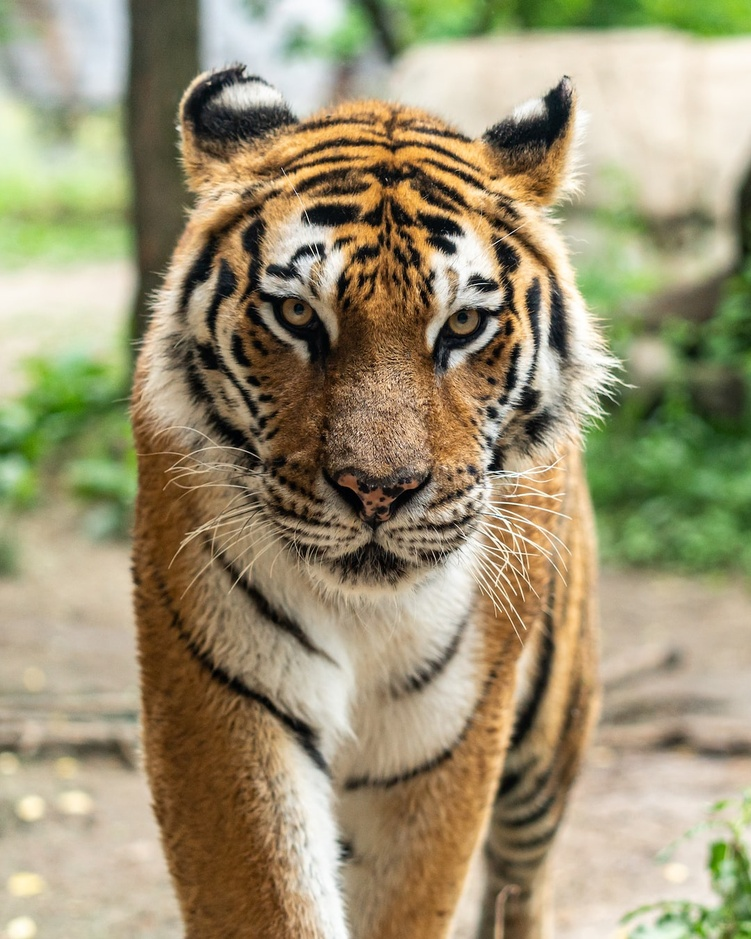
#> input picture Basic Image Processing/photo-1561731216-c3a4d99437d5.jpg, 751 x 939 px, shrunk from 1080 x 1350 before the run
$ python 1A.py
#> lines starting #> are read from the running program, lines starting #| are printed output that depends on the picture
import cv2
import numpy as np
from PIL import Image
img = cv2.imread("photo-1561731216-c3a4d99437d5.jpg",0)
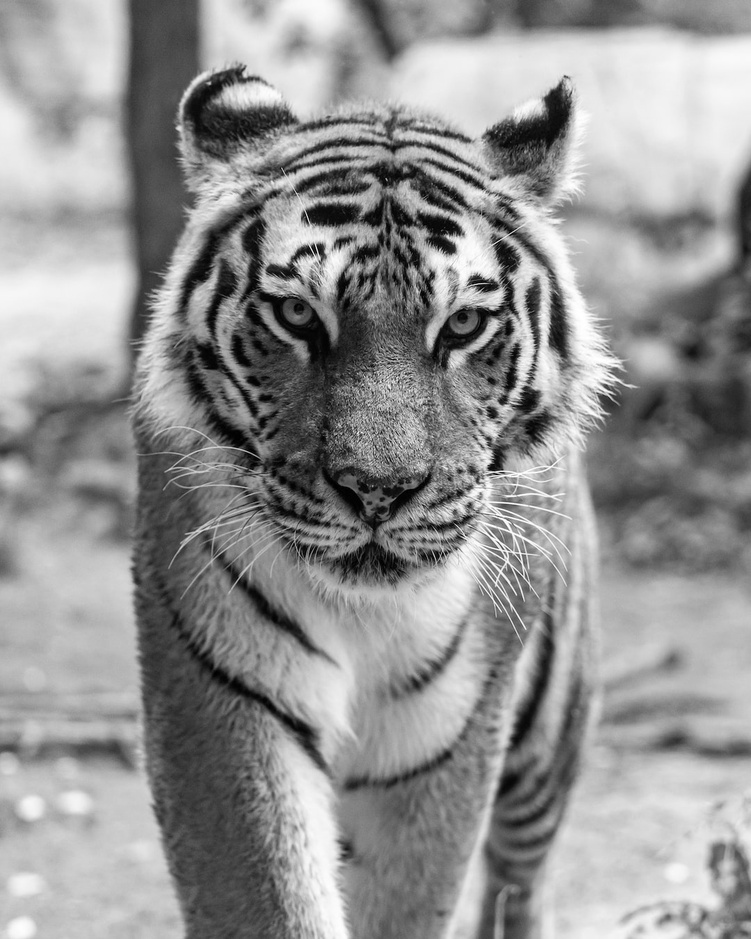
#> img: shape (939, 751); min 0, max 255, mean 146.1
equ = cv2.equalizeHist(img)
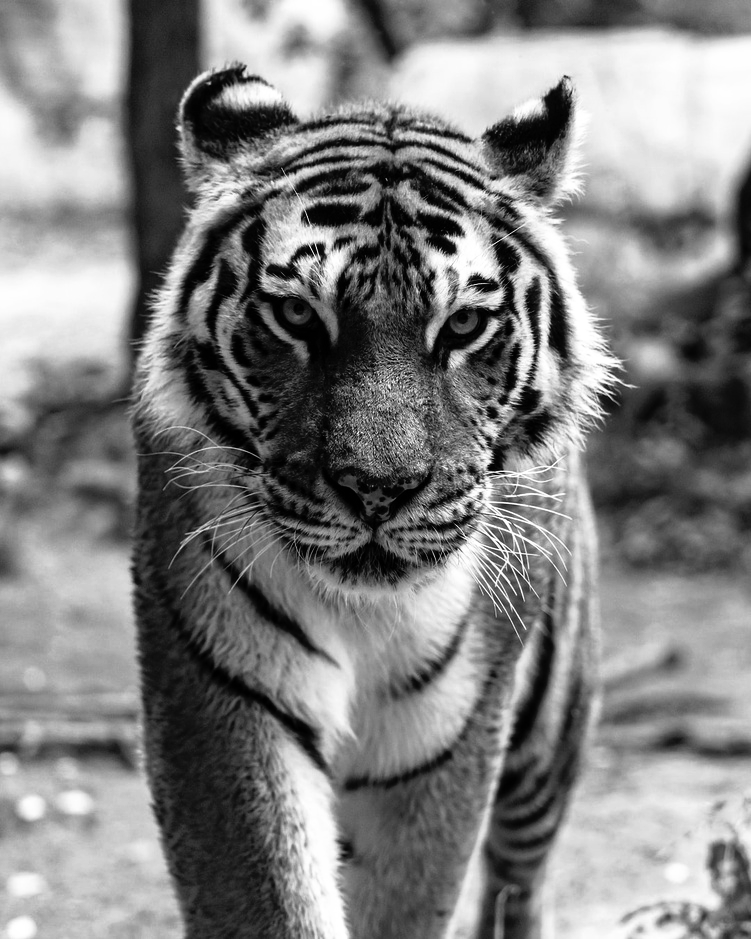
#> equ: shape (939, 751); min 0, max 255, mean 128.1
res = np.hstack((img,equ))
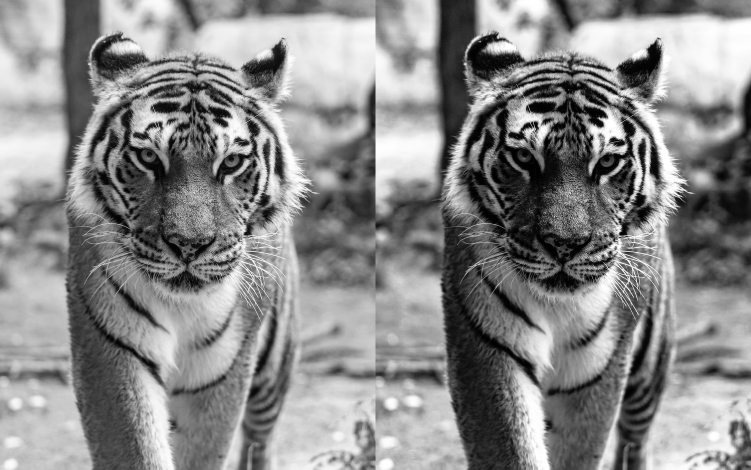
#> res: shape (939, 1502) (shown at 1/2 size); min 0, max 255, mean 137.1
cv2.imshow('Image',res)
cv2.waitKey(0)
cv2.destroyWindow()

$ run again, with Basic Image Processing/image_0_2962.jpeg copied over Basic Image Processing/photo-1561731216-c3a4d99437d5.jpg
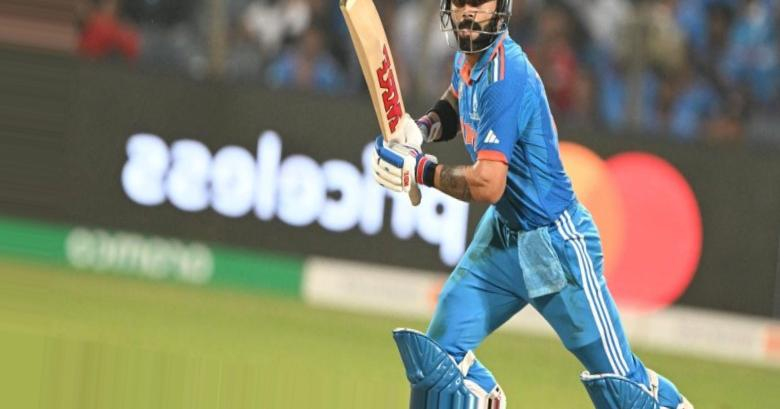
#> input picture Basic Image Processing/image_0_2962.jpeg, 780 x 409 px
#> `equ = cv2.equalizeHist(img)`:
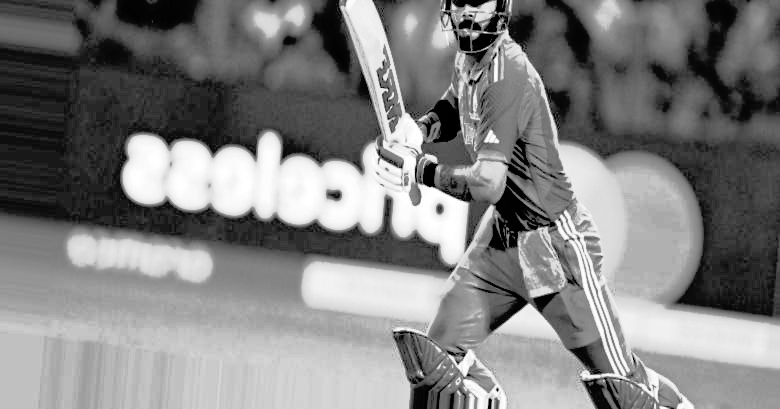
#> equ: shape (409, 780); min 0, max 255, mean 128.8
#> `res = np.hstack((img,equ))`:
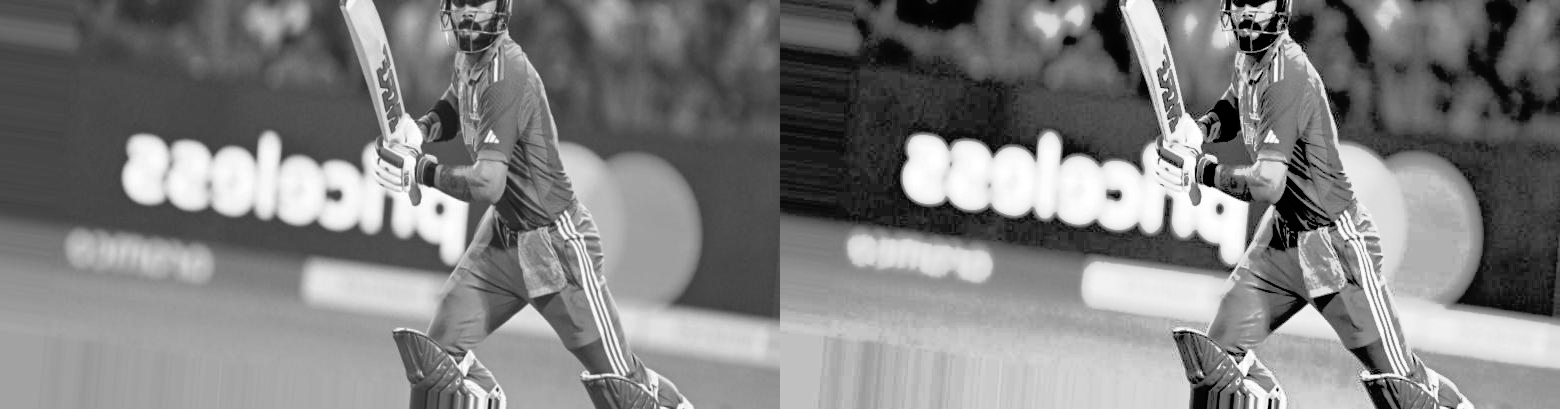
#> res: shape (409, 1560); min 0, max 255, mean 128.3

$ run again, with Basic Image Processing/image_0_6564.jpeg copied over Basic Image Processing/photo-1561731216-c3a4d99437d5.jpg
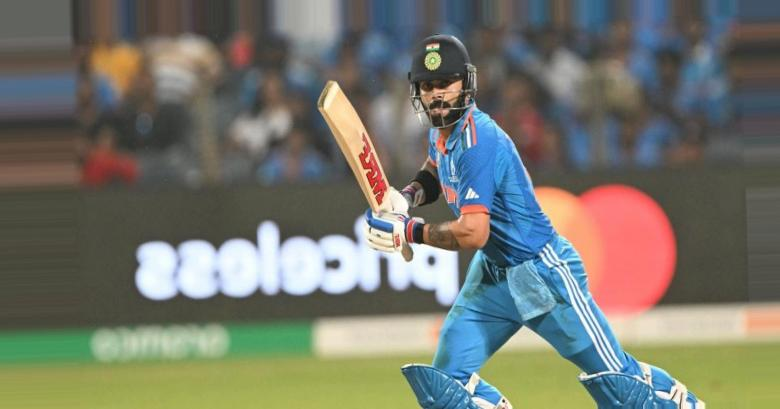
#> input picture Basic Image Processing/image_0_6564.jpeg, 780 x 409 px
#> `equ = cv2.equalizeHist(img)`:
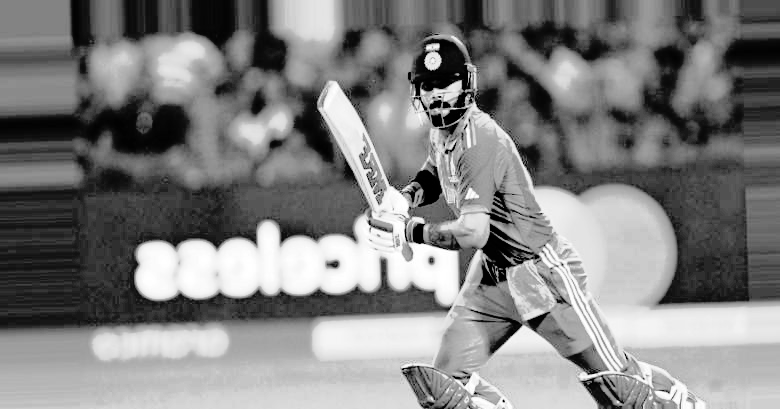
#> equ: shape (409, 780); min 0, max 255, mean 128.9
#> `res = np.hstack((img,equ))`:
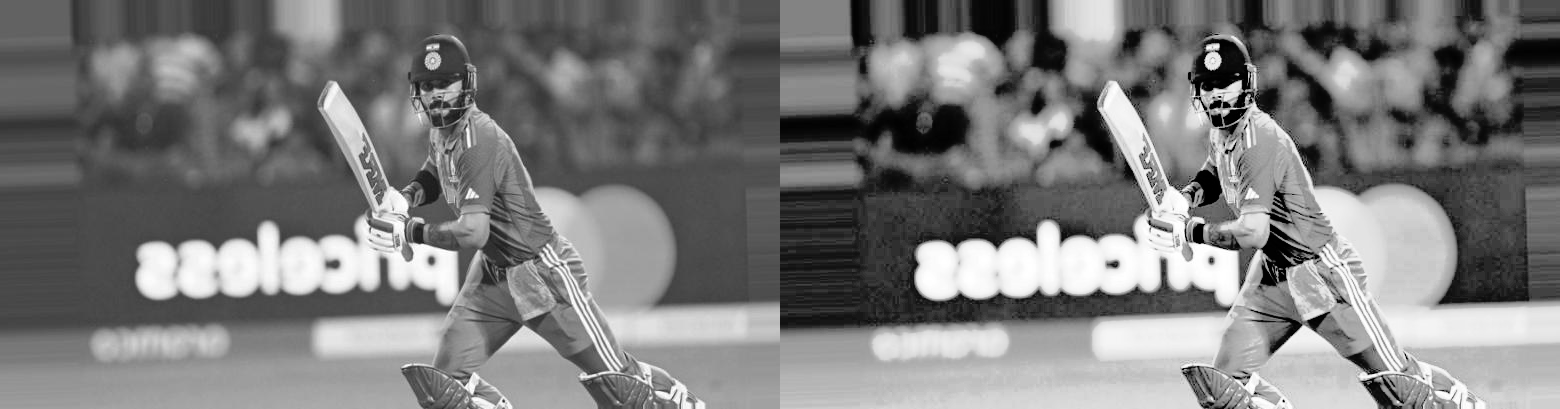
#> res: shape (409, 1560); min 0, max 255, mean 123
